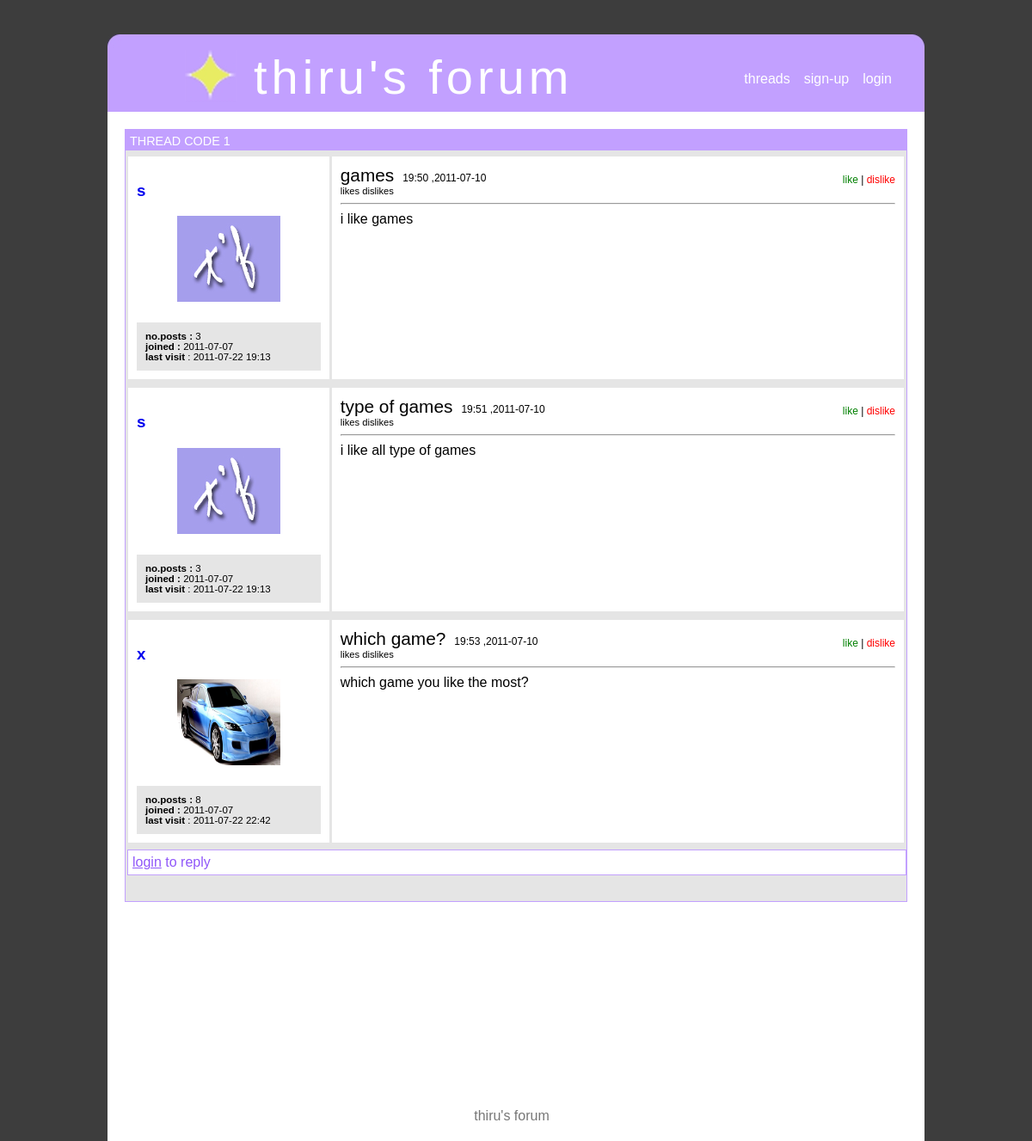
The page /rex.php?xs=1 on the database its author committed.
### tables this page shows
CREATE TABLE IF NOT EXISTS `postx` (
  `post_id` int(11) NOT NULL,
  `parent_id` int(11) NOT NULL,
  `username` varchar(30) NOT NULL,
  `title` varchar(30) NOT NULL,
  `content` text NOT NULL,
  `time` time NOT NULL,
  `date` date NOT NULL
);

CREATE TABLE IF NOT EXISTS `userx` (
  `username` varchar(30) NOT NULL,
  `gender` varchar(6) NOT NULL,
  `name` varchar(30) NOT NULL,
  `birthday` date NOT NULL,
  `occupation` varchar(30) NOT NULL,
  `interest` text NOT NULL,
  `location` varchar(30) NOT NULL,
  `email` varchar(30) NOT NULL,
  `picture` text NOT NULL,
  `joindate` date NOT NULL,
  `last` timestamp NOT NULL DEFAULT CURRENT_TIMESTAMP ON UPDATE CURRENT_TIMESTAMP
);

### rex.php (the view, shortened to what this page needs)
<!DOCTYPE HTML PUBLIC "-//W3C//DTD HTML 4.01//EN"
        "http://www.w3.org/TR/html4/strict.dtd">
<html>
      <head>
            <link href="styx.css" rel="stylesheet" type="text/css">
<?php
$xparent=$_GET["xs"];
?>
     </head>
      <body>
         <div id="cz" style=" margin-top:40px;text-align:left;">
             <div id="header">
                 <div>
                 <img src="leftcurve.jpeg" style="float:left;">
                 <img src="rightcurve.jpeg" style="float:right;">
                 </div>
                  <br>
                           <div style="margin-left:90px;">
                               <img src="sign.jpeg">
                               <div id="h">thiru's forum</div>
                           </div>
                         <div id="linkx">
                         <ul>
                            <li><a href="index.php">threads</a> </li>
                            <li><a href='signup.php'> sign-up </a></li>
                       <?php        if(!isset($_SESSION["usrx"]))
                          {
                         echo  " <li><a href='xlogin.php'> login </a></li>
                                  ";   }
                         else
                           {
                          echo  "<li><a href='logout.php'> logout </a></li>";
                          echo "<li><a href='prox.php?xf=".$_SESSION["usrx"]."'>".$_SESSION["usrx"]."</a></li>";
                                      }
                         ?>
                        </ul>
                        </div>
                </div>
        <div id="cont" style="padding:20px;margin-bottom:200px;">
                <div id="r13" >
            <div id="h3" >
                  <div class="lt"> <?php echo "THREAD CODE ".$xparent  ?></div>
                </div>
                <div id="inx2"><div id="inz">
         <?php
              $conz=mysql_connect("localhost","root","") or die(mysql_error());
              $sq7="SELECT * FROM postx WHERE parent_id='{$xparent}' ORDER BY post_id;";
              $re7=mysql_query($sq7,$conz);
              while($row=mysql_fetch_array($re7))
               {
               $ed=$row['username'];
              $sq31="SELECT joindate,last,picture FROM userx WHERE username='{$ed}';";
              $count31=mysql_query($sq31,$conz) or die(mysql_error());
              $count39=mysql_fetch_array($count31);
              $sq32="SELECT count(*) AS pox FROM postx WHERE username='{$ed}';";
              $count32=mysql_query($sq32,$conz) or die(mysql_error());
              $count40=mysql_fetch_array($count32);
              echo "
                    <div id='ipost'>
 <table id='tablex2'>              <tr>
                            <td  valign='top'>
                               <h3> <a href='prox.php?xf=".$row['username']."'>".$row['username']."</a></h3>
                           <div id='picx' style='text-align:center;'>  <img src='".$count39["picture"]."' height='100' width='120'>  </div>
                          <div class='sd2'>
                        <strong>no.posts : </strong>".$count40["pox"]."<br>
                        <strong>joined : </strong>".$count39["joindate"]."<br>
                        <strong>last visit </strong>: ";
                 if(isset($_SESSION["usrx"]))
                   {
                  if($_SESSION["usrx"]==$row["username"])
                     echo substr($_SESSION["lastd"],0,-3);
                  else
                     echo  substr($count39["last"],0,-3);
                }
            else
          { echo  substr($count39["last"],0,-3);}
                   echo"   </div>      </td>
                                <td valign='top' width='74%'>
                                <span class='ix'>".$row['title']."</span><span class='iy'>".substr($row['time'],0,5)." ,".$row['date']." </span>
                           <div class='iz'>
                             <span onclick='zpost(".$row["post_id"].",100)' style='color:green;'>
                                     like</span> | <span onclick='zpost(".$row["post_id"].",500)' style='color:red;'>
                                     dislike</span>
                           </div>
                                    <br>
                                  <div id='za".$row["post_id"]."' class='zax'>".$row["likes"]." likes ".$row["dislikes"]." dislikes</div>
                                     <hr>
                                     ".$row['content']."
                                </td> </tr>
 </table>             </div>
               ";
                 } echo "</div>";
                   if(isset($_SESSION["usrx"]))
                   {
                     echo "  <div id='threadx' style='margin-right:2px;margin-bottom:2px;' >
                         <div id='h3' >
                               <div class='lt'> REPLY</div>
                          </div>
                    <div id='cthreadx'>
                                  <form >
                             <table>
                                <tr><td align='right'>Title :</td><td><input style='border: 1px inset;' type='text' id='tix' name='titlex'></td><td id='lok1' class='yut'></td></tr>
                                <tr><td valign='top' align='right'>Content :</td><td><textarea style='border: 1px inset;' id='cox' name='contentx' rows='4' cols='80'></textarea></td><td id='lok2' class='yut'></td></tr>
                                 <tr><td colspan='2' align='right'><input type='button' value='submit' onclick='ithread2();'></td></tr>
                            </table>
                                  </form>
                     </div>
                             </div>";
                   }
                  else
                      echo "<div id='ct1' ><a href='xlogin.php'>login</a> to reply</div>";
  ?>
                </div>
                </div>
         </div>
                 <div id="footer">
             thiru's forum
                 </div>
          </div>
     </body>
</html>

### styx.css (style rules this page uses)
body { margin:0; font-family:verdana,sans-serif; background-color:#3d3d3d; text-align:center; }
#cz { width:950px; background-color:#FFFFFF; display:table; margin:0 auto; }
#header { background-color:#c2a0ff; height:90px; color:#ffffff; }
#cont { background-color:#ffffff; }
#footer { color:#777777; text-align:center; width:900px; display:table; padding:20px; }
#h { margin-top:-65px; margin-left:80px; font-family:ubuntu,verdana,sans-serif; letter-spacing:5px; font-size:3.5em; }
#linkx { float:right; margin-top:-63px; margin-right:30px; }
#linkx li { list-style-type:none; float:left; padding:8px; }
#linkx a { text-decoration:none; color:#ffffff; font-size:16px; }
#h3 { background-color:#c2a0ff; height:24px; }
.lt { color:#ffffff; padding:5px; font-size:90%; }
#tablex2 { width:908px; border-collapse:separate; border-spacing:3px; }
#tablex2 td { background-color:#ffffff; padding:10px; }
#ct1 { color:#9057f9; padding:5px; border:1px solid #c2a0ff; margin-top:5px; margin-left:2px; background-color:#ffffff; margin-bottom:30px; }
#r13 { border:1px solid #c2a0ff; background-color:#e5e5e5; }
#inx2 { background-color:#e5e5e5; }
.ix { font-size:130%; padding-right:10px; }
.iy { padding-top:10px; font-size:75%; }
#ct1 a { color:#9057f9; }
.sd2 { font-size:72%; background-color:#e5e5e5; padding:10px; margin-top:20px; }
#ipost { margin-top:4px; width:907px; }
#ipost a { text-decoration:none; }
.iz { padding-top:10px; float:right; font-size:75%; }
.zax { font-size:70%; }
.iz span { text-decoration:none; cursor:pointer; }
#picx { margin-bottom:20px; }

### rows shown on the page
postx: username "s", userx.picture (picture), pox "3", userx.joindate "2011-07-07", userx.last "2011-07-22 19:13", title "games", time "19:50", date "2011-07-10", content "i like games"
postx: username "s", userx.picture (picture), pox "3", userx.joindate "2011-07-07", userx.last "2011-07-22 19:13", title "type of games", time "19:51", date "2011-07-10", content "i like all type of games"
postx: username "x", userx.picture (picture), pox "8", userx.joindate "2011-07-07", userx.last "2011-07-22 22:42", title "which game?", time "19:53", date "2011-07-10", content "which game you like the most?"

### other values the page prints
$xparent "1"
